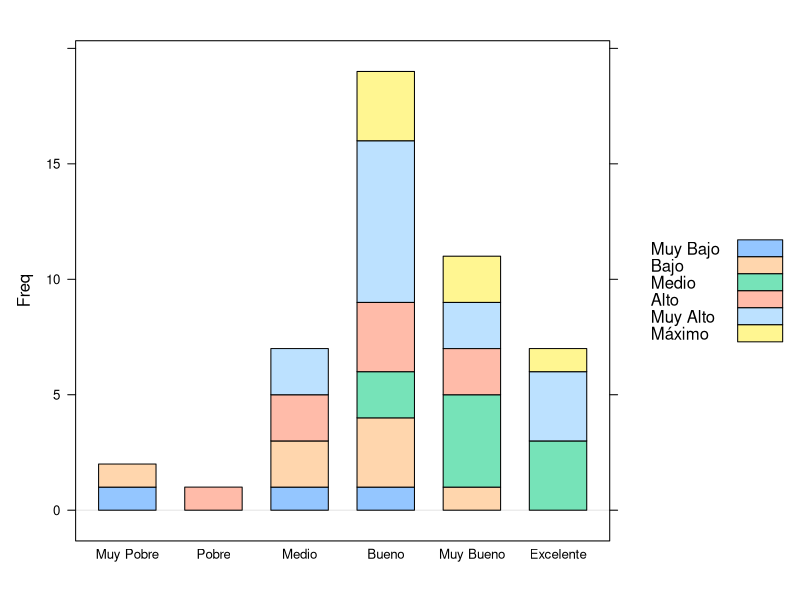
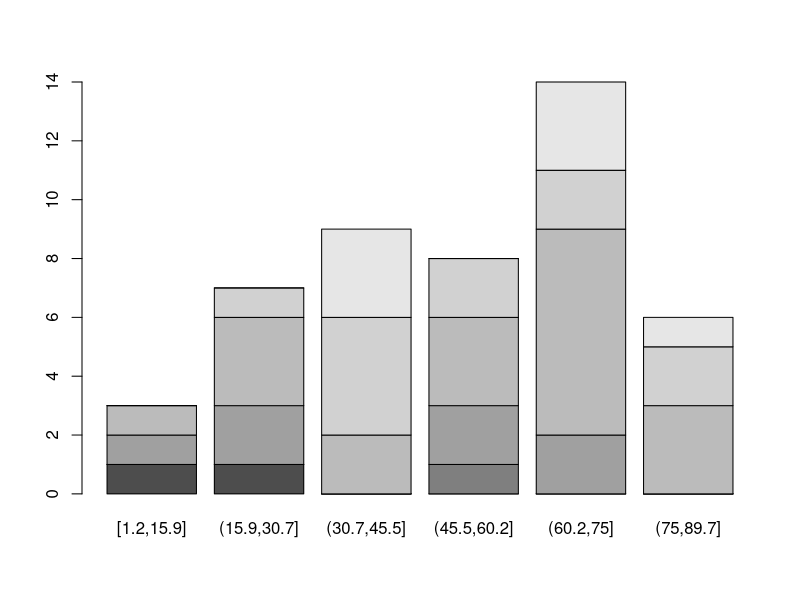
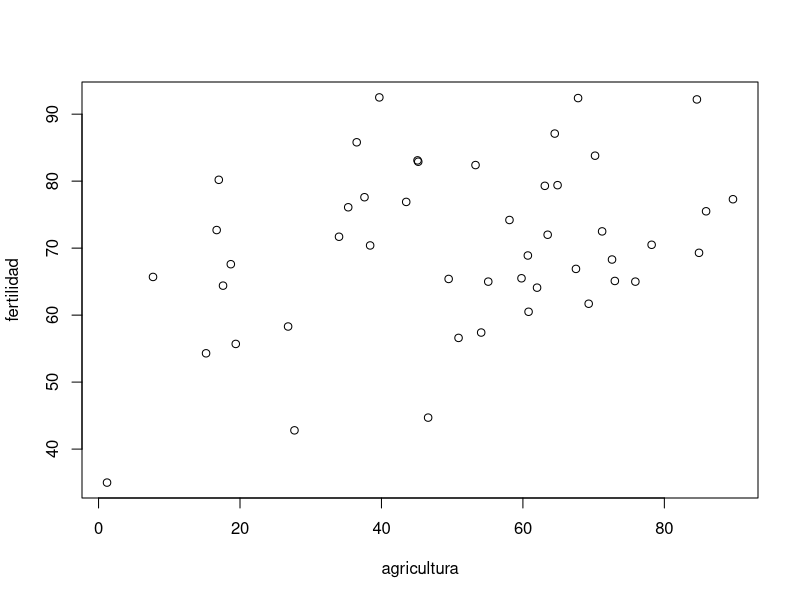
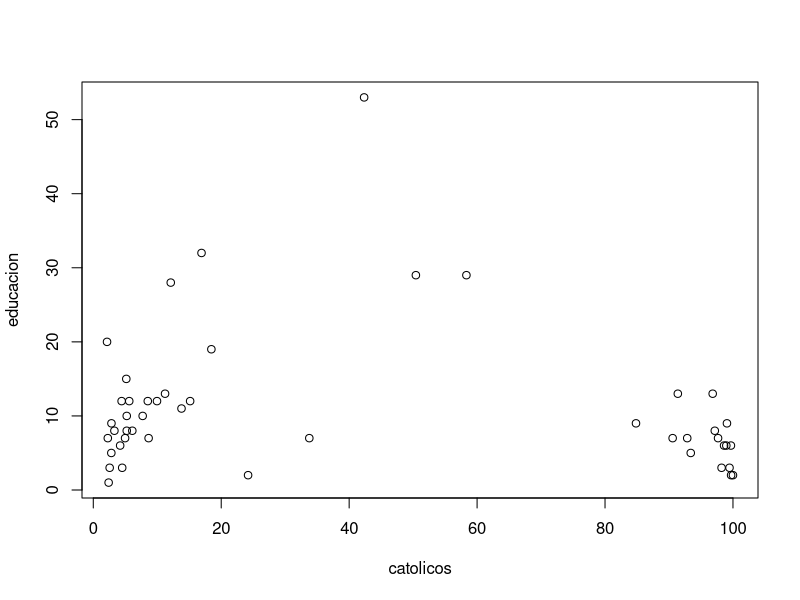
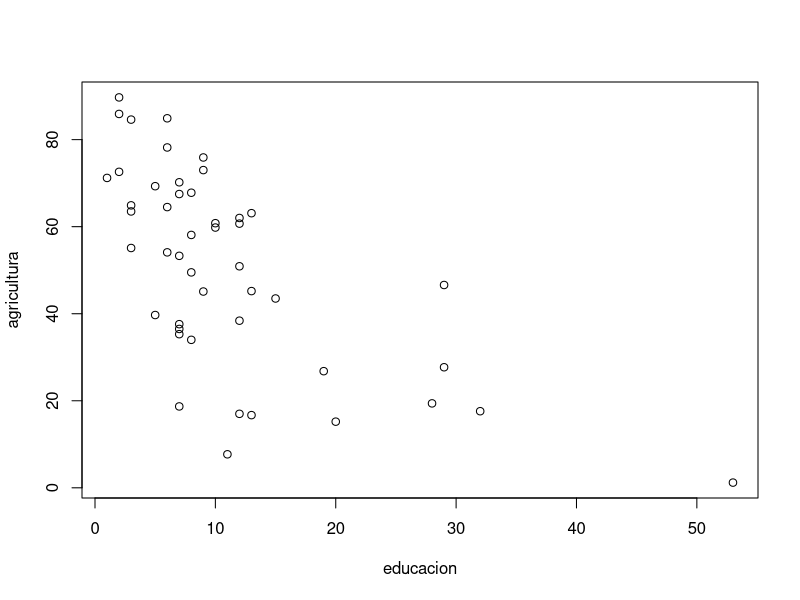

Here is the R script that generated these plots, in order:
### Grupo X
### Integrantes:
###   - Aboulafia Gerardo
###   - Barquet Amelie
###   - David Santiago
###   - Fernandez Ignacio
###   - Vasquez Agustina

#Carga del dataset y librerias
library(ggplot2)
library(tidyr)
library(lattice)
data(swiss)

#-------------Instanciamos las variables y sus intervalos para utilizarlos más adelante-----------------#
#FERTILIDAD
fertilidad<-as.numeric(unlist(c(swiss[1])))
intervalosFertilidad<-cut(fertilidad,
                          breaks=seq(35.0,92.5,length=nclass.Sturges(fertilidad)),
                          include.lowest=TRUE)

#EDUCACION
educacion<-as.numeric(unlist(c(swiss[4])))
intervalosEducacion<-cut(educacion,breaks=seq(
  range(educacion)[1],range(educacion)[2],
  length=nclass.Sturges(educacion)),include.lowest=TRUE)

#MORT.INFANTIL
mort_inf<-as.numeric(unlist(c(swiss[6])))
intervalosMortInf<-cut(mort_inf,breaks=seq(
  range(mort_inf)[1],range(mort_inf)[2],
  length=nclass.Sturges(mort_inf)),include.lowest=TRUE)

#CATOLICOS
catolicos<-as.numeric(unlist(c(swiss[5])))
intervalosCatolicos<-cut(catolicos,breaks=seq(
  range(catolicos)[1],range(catolicos)[2],
  length=nclass.Sturges(catolicos)),include.lowest=TRUE)

#AGRICULTURA
agricultura<-as.numeric(unlist(c(swiss[2])))
intervalosAgricultura<-cut(agricultura,breaks=seq(1.2,89.7,length=nclass.Sturges(
  agricultura)),include.lowest=TRUE)


#ALTA CALIFICACION
alta_calificacion<-as.numeric(unlist(c(swiss[3])))
intervalosAltaCalificacion<-cut(alta_calificacion,breaks=seq(
  range(alta_calificacion)[1],range(alta_calificacion)[2],
  length=nclass.Sturges(alta_calificacion)),include.lowest=TRUE)

#-----------------Tablas de contingencia-----------------#
#Creamos los labels para los intervalos de la tabla de contingencia
agricultura_titulos<-c('Muy Bajo','Bajo','Medio','Alto','Muy Alto','Máximo')
fertilidad_titulos<-c('Muy Pobre','Pobre','Medio','Bueno','Muy Bueno','Excelente')
catolicos_titulos<-c('Muy Bajo','Bajo','Medio','Alto','Muy Alto','Máximo')
educacion_titulos<-c('Muy Bajo','Bajo','Medio','Alto','Muy Alto','Máximo')


#Creamos la tabla de contingencia para fertilidad y agricultura
      #FERTILIDAD/AGRICULTURA

tabla_fert_agr<-table(intervalosFertilidad,intervalosAgricultura)


rownames(tabla_fert_agr)<-fertilidad_titulos
colnames(tabla_fert_agr)<-agricultura_titulos


barchart(tabla_fert_agr,horizontal=FALSE,stack=TRUE,auto.key=TRUE)
barplot(table(intervalosFertilidad,intervalosAgricultura)) #faltan los 
                                                           #colores y labels

chisq.test(tabla_fert_agr)  #opcion =>,simulate.p.values=TRUE

#CORRELACION
cor(swiss)
cor(fertilidad,agricultura)

#PLOTS (muestran graficamente los valores de las correlaciones)
plot(agricultura,fertilidad)
plot(catolicos,educacion)
plot(educacion,agricultura)

View(swiss)


#-----------------Calcular la distancia de Mahalanobis-----------------#
#Calcular la distancia de Mahalanobis para cada registro
mahalanobis(swiss, colMeans(swiss), cov(swiss))

#crear nueva columna para almacenar el valor de la distancia de Mahalanobis
swiss$distanciaMahalanobis<-mahalanobis(swiss, colMeans(swiss), cov(swiss))

#crear nueva columna para almacenar el p-value de la distancia de Mahalanobis
swiss$pvalue<-pchisq(swiss$distanciaMahalanobis, df = 5, lower.tail = FALSE)

# filtramos los registros con p-value menores a 0.001.
swiss[swiss$pvalue < 0.001, ]



#### Prueba

table(swiss$Fertility, swiss$Agriculture)
chisq.test(swiss$Fertility, swiss$Agriculture, correct=FALSE)